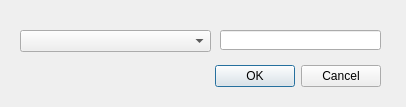
<?xml version="1.0" encoding="UTF-8"?>
<ui version="4.0">
 <class>AddVarDialog</class>
 <widget class="QDialog" name="AddVarDialog">
  <property name="geometry">
   <rect>
    <x>0</x>
    <y>0</y>
    <width>406</width>
    <height>107</height>
   </rect>
  </property>
  <property name="windowTitle">
   <string>Dialog</string>
  </property>
  <widget class="QDialogButtonBox" name="buttonBox">
   <property name="geometry">
    <rect>
     <x>40</x>
     <y>60</y>
     <width>341</width>
     <height>32</height>
    </rect>
   </property>
   <property name="orientation">
    <enum>Qt::Horizontal</enum>
   </property>
   <property name="standardButtons">
    <set>QDialogButtonBox::Cancel|QDialogButtonBox::Ok</set>
   </property>
  </widget>
  <widget class="QComboBox" name="varComboBox">
   <property name="geometry">
    <rect>
     <x>20</x>
     <y>30</y>
     <width>191</width>
     <height>22</height>
    </rect>
   </property>
  </widget>
  <widget class="QLineEdit" name="nameEdit">
   <property name="geometry">
    <rect>
     <x>220</x>
     <y>30</y>
     <width>161</width>
     <height>20</height>
    </rect>
   </property>
  </widget>
 </widget>
 <resources/>
 <connections>
  <connection>
   <sender>buttonBox</sender>
   <signal>accepted()</signal>
   <receiver>AddVarDialog</receiver>
   <slot>accept()</slot>
   <hints>
    <hint type="sourcelabel">
     <x>248</x>
     <y>254</y>
    </hint>
    <hint type="destinationlabel">
     <x>157</x>
     <y>274</y>
    </hint>
   </hints>
  </connection>
  <connection>
   <sender>buttonBox</sender>
   <signal>rejected()</signal>
   <receiver>AddVarDialog</receiver>
   <slot>reject()</slot>
   <hints>
    <hint type="sourcelabel">
     <x>316</x>
     <y>260</y>
    </hint>
    <hint type="destinationlabel">
     <x>286</x>
     <y>274</y>
    </hint>
   </hints>
  </connection>
 </connections>
</ui>
